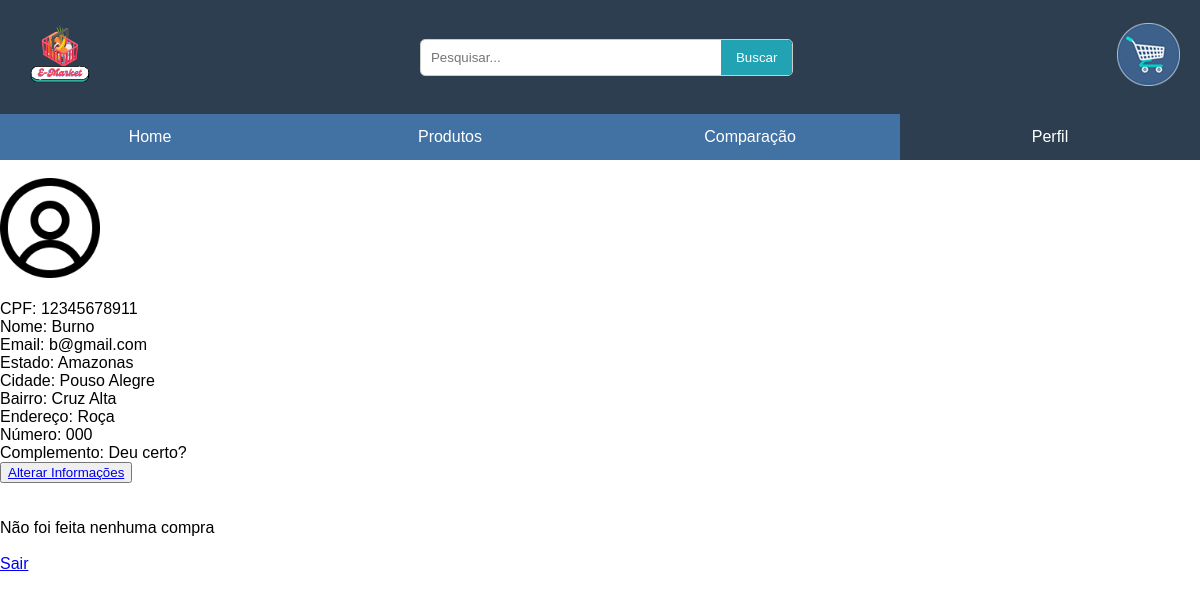
/perfil/perfil.php (signed in), run on an earlier commit of the app's database.
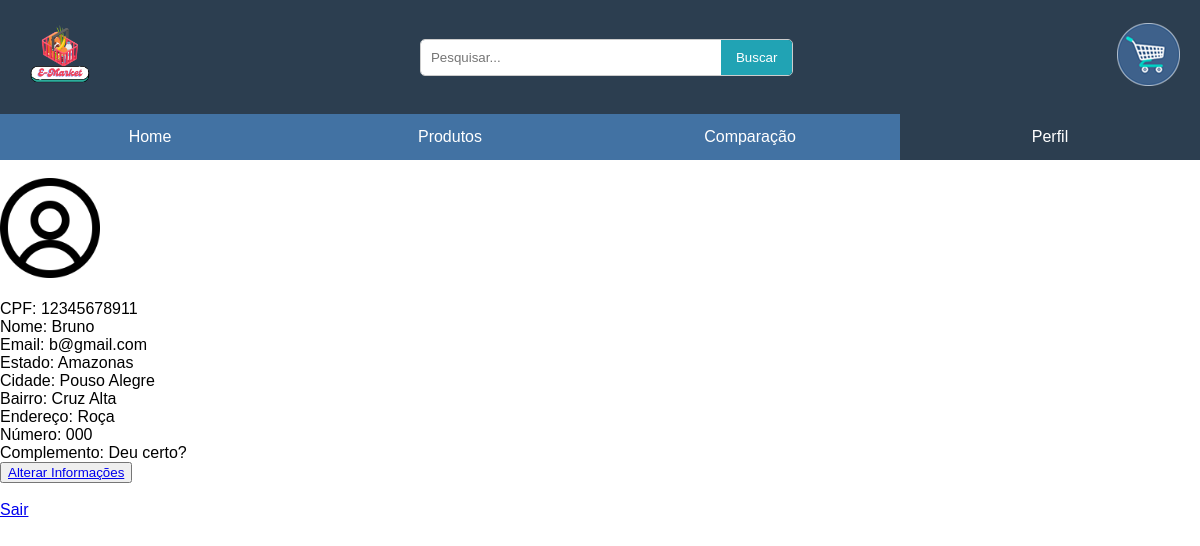
And on a later commit of the database.
### tables this page shows
CREATE TABLE `usuario` (
  `cpfUsuario` varchar(14) NOT NULL,
  `nomeUsuario` varchar(100) NOT NULL,
  `emailUsuario` varchar(100) NOT NULL,
  `estadoUsuario` varchar(50) DEFAULT NULL,
  `cidadeUsuario` varchar(100) DEFAULT NULL,
  `bairroUsuario` varchar(100) DEFAULT NULL,
  `enderecoUsuario` varchar(200) DEFAULT NULL,
  `numeroUsuario` varchar(10) DEFAULT NULL,
  `complementoUsuario` varchar(100) DEFAULT NULL,
  `senhaUsuario` varchar(255) NOT NULL,
  `fotoPerfil` varchar(255) DEFAULT NULL
);

### perfil/perfil.php (the view, shortened to what this page needs)
<?php
$cpf = $_SESSION['cpf'];
$datasource = 'mysql:host=localhost;dbname=e_market';
$user = 'root';
$pass = 'vertrigo';
$db = new PDO($datasource, $user, $pass);
$query = "SELECT * FROM usuario WHERE cpfUsuario = :cpf";
$stm = $db->prepare($query);
$stm->bindParam(':cpf', $cpf);
if ($stm->execute()) {
    $user = $stm->fetch(PDO::FETCH_ASSOC);
    $nome = $user['nomeUsuario'];
    $email = $user['emailUsuario'];
    $estado = $user['estadoUsuario'];
    $cidade = $user['cidadeUsuario'];
    $bairro = $user['bairroUsuario'];
    $endereco = $user['enderecoUsuario'];
    $numero = $user['numeroUsuario'];
    $complemento = $user['complementoUsuario'];
    $fotoPerfil = $user['fotoPerfil'] ?: 'Perfil.png';
} else {
    echo '<br><p>Erro ao listar as informações pessoais</p>';
    exit;
}
?>
<!DOCTYPE html>
<html lang="pt-br">
<head>
    <link rel="stylesheet" type="text/css" href="style.css" />
    <link rel="stylesheet" href="perfil.css">
</head>
<body>
    <header>
        <div class="logo">
            <img src="../imagens/mercado.png" alt="Logo">
        </div>
        <div class="search-bar">
            <input type="search" placeholder="Pesquisar...">
            <button type="submit">Buscar</button>
        </div>
        <div class="cart">
            <a href="  ">
                <img src="../imagens/carrinho.png" alt="Carrinho">
            </a>
        </div>
    </header>
    <nav>
        <ul>
            <li><a href="../home/index.html">Home</a></li>
            <li><a href="../pedido/compra.php">Produtos</a></li>
            <li><a href="../comparacao/index.html">Comparação</a></li>
            <li><a href="../perfil/perfil.php" style="background-color: #2c3e50; color:white;">Perfil</a></li>
        </ul>
    </nav>
    <div class="perfil-info">
        <br>
        <img src="imagens/<?php echo htmlspecialchars($fotoPerfil); ?>" class="foto_perfil" alt="Foto de Perfil">
        <br><br>
        <label>CPF: <?php echo htmlspecialchars($cpf); ?></label><br>
        <label>Nome: <?php echo htmlspecialchars($nome); ?></label><br>
        <label>Email: <?php echo htmlspecialchars($email); ?></label><br>
        <label>Estado: <?php echo htmlspecialchars($estado); ?></label><br>
        <label>Cidade: <?php echo htmlspecialchars($cidade); ?></label><br>
        <label>Bairro: <?php echo htmlspecialchars($bairro); ?></label><br>
        <label>Endereço: <?php echo htmlspecialchars($endereco); ?></label><br>
        <label>Número: <?php echo htmlspecialchars($numero); ?></label><br>
        <label>Complemento: <?php echo htmlspecialchars($complemento); ?></label><br>
        <button><a href='edita.php'>Alterar Informações</a></button>
    </div>
    <?php
    $query = "SELECT * FROM pedido WHERE cpfUsuario = :cpf";
    $stm = $db->prepare($query);
    $stm->bindParam(':cpf', $cpf);
    if ($stm->execute()) {
        $encontrouPedido = false;
        while ($row = $stm->fetch(PDO::FETCH_ASSOC)) {
            $encontrouPedido = true;
        }
        if (!$encontrouPedido) {
            print "<br><br><label>Não foi feita nenhuma compra</label><br>";
        }
    } else {
        print '<br><p>Erro ao listar o histórico de compras</p>';
    }
    ?>
    <br><a href='logout.php'>Sair</a>
</body>
</html>

### perfil/style.css (style rules this page uses)
body { font-family: Arial, sans-serif; background-color: rgb(255, 255, 255); margin: 0; padding: 0 }
header { display: flex; justify-content: space-between; align-items: center; padding: 20px; background-color: #2c3e50; }
.logo img { height: 70px; }
.cart { font-size: 18px; }
nav { background-color: #4272a3; }
nav ul { list-style: none; margin: 0; padding: 0; display: flex; justify-content: space-between; }
nav ul li { margin: 0; flex: 1; text-align: center; }
nav ul li a { display: block; padding: 14px 20px; text-decoration: none; color: white; }
.search-bar { display: flex; border: 1px solid #ccc; border-radius: 5px; overflow: hidden; }
.search-bar input[type="search"] { border: none; padding: 10px; outline: none; width: 300px; }
.search-bar button { background-color: #21a3b4; border: none; color: white; padding: 10px 15px; cursor: pointer; }

### perfil/perfil.css (style rules this page uses)
.foto_perfil { height: 100px; width: 100px; }

What changed in the data, as far as the page shows it:
changed usuario "b@gmail.com": nomeUsuario "Burno" → "Bruno"
Also different on the page:
text no longer shown: "Não foi feita nenhuma compra"
